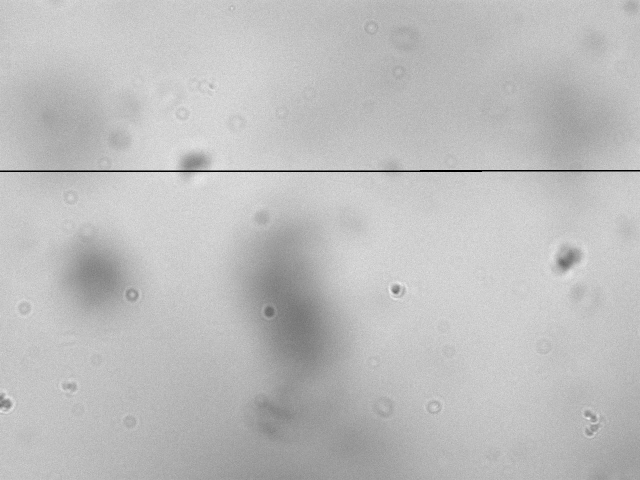
#> input picture YOLO_Scripts/images/Image 32339.jpg, 1280 x 960 px (shown at 1/2 size)
$ python -i count_and_size.py   (imports and definitions only)
#> lines starting #> are read from the running program, lines starting #| are printed output that depends on the picture
#> further down, picture is the input picture: shape (960, 1280, 3); min 0, max 250, mean 189.2


# Written by Richard Yu (ry275@cornell.edu)

import sys
import cv2


# Returns: A 2-dimensional list/grid that contains value True or False, which denotes whether a coordinate is a
# "near-white" pixel (R >= 225, G >= 225, B >= 225) or not
# Requires: an RGB 3-dimensional list/picture
def whitePixels(grid):
    res = [[True for y in range(len(grid[0]))] for x in range(len(grid))]
    for i in range(len(grid)):
        for j in range(len(grid[i])):
            curPixel = grid[i][j]
            for rgb in curPixel:
                if rgb < 225:
                    res[i][j] = False
                    break
    return res


# Returns: the count of non-zero (black) pixels for an inputted picture/3-dimensional list
# Requires: a 3-dimensinoal list/picture

def nonBlackPixels(img):
    return cv2.countNonZero(img)


# Returns: scales down img's [i],[j] dimensions by a factor of 5, effectively shrinking the image to 1/25 its original size
# Requires: a 3-dimensional list/picture
def shrink5x(img):
    shrunk = cv2.resize(img, None, fx=.2, fy=.2, interpolation=cv2.INTER_CUBIC)
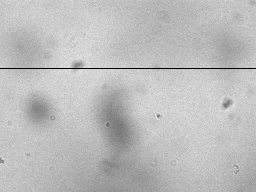
#> shrunk: shape (192, 256, 3); min 0, max 238, mean 188.8
    return shrunk


# Returns: a 5-tuple, containing the count of "near-white" pixel (R >= 225, G >= 225, B >= 225) islands, a
# list containing the counts of near-white pixels for each individual island, the total count of near-white pixels,
# the total count of non-black pixels, and a string explaining if there is a noticeable difference between the
# sum of individual near-white pixel counts and the total count of non-black pixels.
# Requires: an RGB 3-dimensional list/picture
def count_and_size_flocs(img):

        # Increases the recursive call stack limit to 100,000 to ensure
        # that the method does not give a "recursion/stack overflow" error
    sys.setrecursionlimit(100000)

    # Shrinks img to reduce the number of pixels this method has to iterate over
    shrunk = shrink5x(img)
    shrunk = whitePixels(shrunk)
#> in whitePixels, `res = [[True for y in range(len(grid[0]))] for x in range(len(grid))]`: res = 192 items
#> shrunk = 192 items
    islands = 0

    i_flocBounds = []
    j_flocBounds = []

    for i in range(len(shrunk)):
        for j in range(len(shrunk[i])):
            if shrunk[i][j] == True:
                iCoords = [i]
                jCoords = [j]
                part_of_island(i, j, shrunk, iCoords, jCoords)
                i_flocBounds_raw = (
                    [min(iCoords) * 5 - 5, max(iCoords) * 5 + 5])
                j_flocBounds_raw = (
                    [min(jCoords) * 5 - 5, max(jCoords) * 5 + 5])
                if (i_flocBounds_raw[0] <= 0):
                    i_flocBounds_raw[0] = 0
                if (i_flocBounds_raw[1] >= len(img) - 1):
                    i_flocBounds_raw[1] = len(img) - 1
                if (j_flocBounds_raw[0] <= 0):
                    j_flocBounds_raw[0] = 0
                if (j_flocBounds_raw[1] >= len(img[0]) - 1):
                    j_flocBounds_raw[1] = len(img[0]) - 1
                i_flocBounds.append(i_flocBounds_raw)
                j_flocBounds.append(j_flocBounds_raw)
                islands += 1
#> after the loop, i_flocBounds = 48 pairs, first value 105 to 830, second value 115 to 840; islands = 48; j_flocBounds = 48 pairs, first value 0 to 1170, second value 5 to 1180

    flocAreas = whitePixelAreas(i_flocBounds, j_flocBounds, img)
    nonBlacks = nonBlackPixels(cv2.cvtColor(img, cv2.COLOR_BGR2GRAY))
    flocAreasTotal = sum(flocAreas)
    description = ""
    if (abs(flocAreasTotal - nonBlacks) >= (nonBlacks/5)):
        description = "There is GREATER THAN a 20% discrepancy between the sum of individual near-white pixel counts and the total count of non-black pixels! There are many non-black AND non-near-white pixels!"
    else:
        description = "There is LESS THAN a 20% discrepancy between the sum of individual near-white pixel counts and the total count of non-black pixels."
    return flocAreas


# Returns: nothing, but sets all adjacent near-white pixels to black pixels and appends the coordinates of adjacent
# near-white pixels to a list of [i] coordinates and a list of [j] coordinates
# Requires: a single [i][j] coordinate of a near-white pixel for a 3-dimensional list/picture,
# a T/F 2-dimensional list/grid, a list of [i] cooridinates for adjacent near-white pixels,
# and a list of [j] coodinates for adjacent near-white pixels.
def part_of_island(i, j, grid, iCoords, jCoords):
    if i < 0 or j < 0 or i == len(grid) or j == len(grid[i]) or (grid[i][j] == False):
        return
    else:
        grid[i][j] = False
        iCoords.append(i)
        jCoords.append(j)
    part_of_island(i, j+1, grid, iCoords, jCoords)
    part_of_island(i, j-1, grid, iCoords, jCoords)
    part_of_island(i+1, j, grid, iCoords, jCoords)
    part_of_island(i-1, j, grid, iCoords, jCoords)
    part_of_island(i+1, j+1, grid, iCoords, jCoords)
    part_of_island(i+1, j-1, grid, iCoords, jCoords)
    part_of_island(i-1, j+1, grid, iCoords, jCoords)
    part_of_island(i-1, j-1, grid, iCoords, jCoords)


# Returns: a 2-dimensional list that is a "subgrid" of the inputted 2-dimensional list
# Requires: a min [j] and max [j] coordinate, a min [i] and max [i] coordinate, and a 2-dimensional list (a grid)
def getsubgrid(j1, i1, j2, i2, grid):
    return [item[j1:j2] for item in grid[i1:i2]]


# Returns: a list containing the counts of near-white pixels for every "near-white pixel island" in a picture
# Requires: a list of tuples containing the [i] coordinate bounds and a list of tuples containing
# the [j] coordinate bounds that locates each near-white pixel island for an inputted RGB 3-dimensional list/picture.
def whitePixelAreas(i_flocBounds, j_flocBounds, img):
    subgrids = []
    floc = 0
    for flocBound in i_flocBounds:
        i_Bounds = i_flocBounds[floc]
        j_Bounds = j_flocBounds[floc]
        subgrids.append(getsubgrid(
            j_Bounds[0], i_Bounds[0], j_Bounds[1], i_Bounds[1], img))
        floc = floc+1
#> this loop made 48 passes
#> (i_Bounds, j_Bounds) on passes 1 to 12: ([105, 115], [360, 370]), ([155, 165], [345, 355]), ([185, 195], [335, 345]), ([185, 195], [450, 460]), ([200, 210], [415, 425]), ([220, 230], [425, 435]), ([235, 245], [380, 390]), ([240, 250], [315, 325]), ([240, 255], [350, 365]), ([265, 280], [440, 450]), ([270, 280], [385, 395]), ([275, 285], [415, 425])
#> after the loop, floc = 48; subgrids = 48 items

    whitePixelGrids = []
    for subgrid in subgrids:
        whitePixelGrids.append(whitePixels(subgrid))
#> this loop made 48 passes
#> after the loop, whitePixelGrids = 48 items

    flocAreas = []
    for img in whitePixelGrids:
        pixels = 0
        for i in range(len(img)):
            for j in range(len(img[i])):
                if img[i][j] == True:
                    pixels = pixels + 1
        flocAreas.append(pixels)
#> after the loop, flocAreas = 48 values, max 33 at index 22, min 1 at index 0, mean 6.29
    return flocAreas


# Example usage

>>> import cv2
>>> picture = cv2.imread('../../YOLO_Scripts/images/Image 32339.jpg')
>>> result = count_and_size_flocs(picture)
#> in count_and_size_flocs, `nonBlacks = nonBlackPixels(cv2.cvtColor(img, cv2.COLOR_BGR2GRAY))`: nonBlacks = 1226602
#> in count_and_size_flocs, `flocAreasTotal = sum(flocAreas)`: flocAreasTotal = 302
#> result has the same summary as flocAreas in whitePixelAreas

$ run again, on YOLO_Scripts/images/Image 32342.jpg
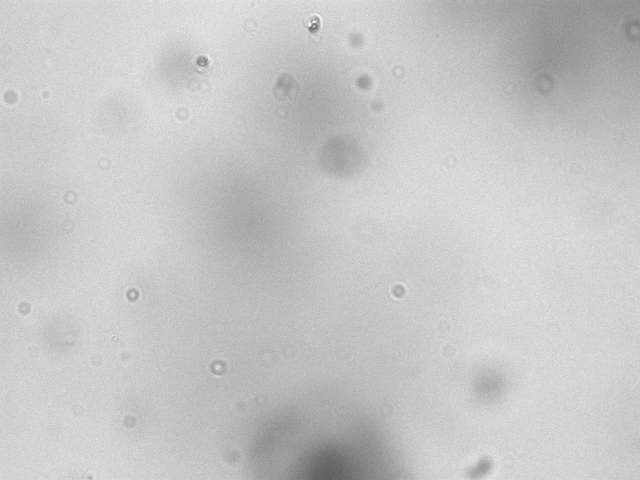
#> input picture YOLO_Scripts/images/Image 32342.jpg, 1280 x 960 px (shown at 1/2 size)
#> picture is the input picture: shape (960, 1280, 3); min 84, max 255, mean 198
#> in shrink5x, `shrunk = cv2.resize(img, None, fx=.2, fy=.2, interpolation=cv2.INTER_C..`:
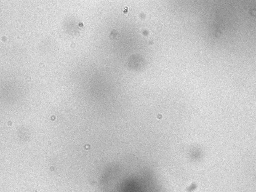
#> shrunk: shape (192, 256, 3); min 90, max 252, mean 198
#> res = 192 items
#> after the loop in count_and_size_flocs, `for i in range(len(shrunk)):`: i_flocBounds = 392 pairs, first value 0 to 950, second value 5 to 959; islands = 392; j_flocBounds = 392 pairs, first value 0 to 1270, second value 10 to 1279
#> the loop in whitePixelAreas, `for flocBound in i_flocBounds:` made 392 passes
#> (i_Bounds, j_Bounds) on passes 1 to 3: ([0, 5], [200, 210]), ([0, 5], [280, 290]), ([0, 5], [340, 350])
#> after the loop in whitePixelAreas, `for flocBound in i_flocBounds:`: floc = 392; subgrids = 392 items
#> after the loop in whitePixelAreas, `for img in whitePixelGrids:`: flocAreas = 392 values, max 215 at index 5, min 1 at index 74, mean 11.32
#> nonBlacks = 1228800
#> flocAreasTotal = 4437
#> result has the same summary as flocAreas in whitePixelAreas

$ run again, on YOLO_Scripts/images/Image 32343.jpg
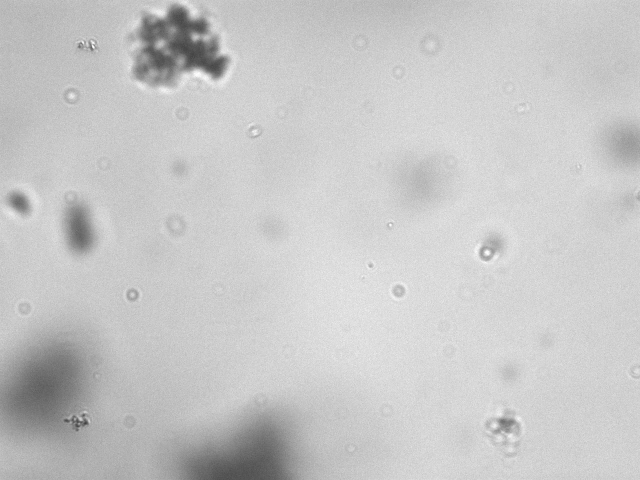
#> input picture YOLO_Scripts/images/Image 32343.jpg, 1280 x 960 px (shown at 1/2 size)
#> picture is the input picture: shape (960, 1280, 3); min 60, max 255, mean 199.1
#> in shrink5x, `shrunk = cv2.resize(img, None, fx=.2, fy=.2, interpolation=cv2.INTER_C..`:
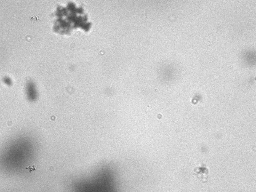
#> shrunk: shape (192, 256, 3); min 64, max 255, mean 199.1
#> res = 192 items
#> after the loop in count_and_size_flocs, `for i in range(len(shrunk)):`: i_flocBounds = 557 pairs, first value 0 to 950, second value 10 to 959; islands = 557; j_flocBounds = 557 pairs, first value 10 to 1260, second value 25 to 1270
#> the loop in whitePixelAreas, `for flocBound in i_flocBounds:` made 557 passes
#> (i_Bounds, j_Bounds) on passes 1 to 3: ([0, 10], [360, 375]), ([15, 30], [300, 330]), ([15, 30], [380, 395])
#> after the loop in whitePixelAreas, `for flocBound in i_flocBounds:`: floc = 557; subgrids = 557 items
#> after the loop in whitePixelAreas, `for img in whitePixelGrids:`: flocAreas = 557 values, max 2538 at index 269, min 1 at index 8, mean 36.47
#> nonBlacks = 1228800
#> flocAreasTotal = 20312
#> result has the same summary as flocAreas in whitePixelAreas

$ run again, on YOLO_Scripts/images/Image 32345.jpg
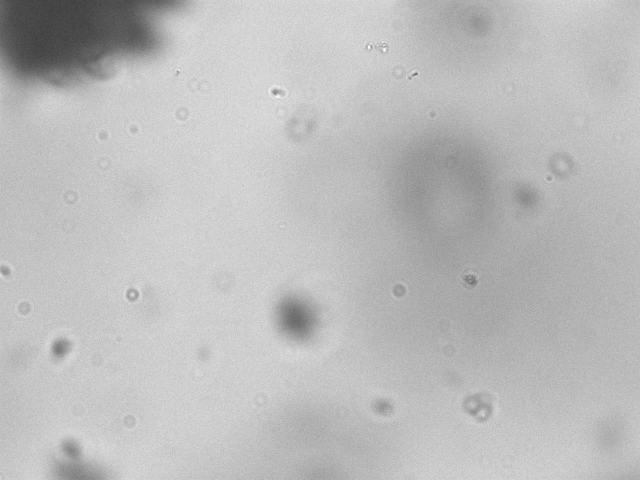
#> input picture YOLO_Scripts/images/Image 32345.jpg, 1280 x 960 px (shown at 1/2 size)
#> picture is the input picture: shape (960, 1280, 3); min 54, max 255, mean 187.9
#> in shrink5x, `shrunk = cv2.resize(img, None, fx=.2, fy=.2, interpolation=cv2.INTER_C..`:
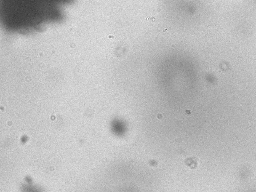
#> shrunk: shape (192, 256, 3); min 56, max 254, mean 187.9
#> res = 192 items
#> after the loop in count_and_size_flocs, `for i in range(len(shrunk)):`: i_flocBounds = 51 pairs, first value 0 to 850, second value 10 to 860; islands = 51; j_flocBounds = 51 pairs, first value 125 to 760, second value 135 to 770
#> the loop in whitePixelAreas, `for flocBound in i_flocBounds:` made 51 passes
#> (i_Bounds, j_Bounds) on passes 1 to 8: ([0, 10], [480, 490]), ([0, 10], [750, 760]), ([40, 50], [690, 705]), ([70, 80], [430, 440]), ([75, 85], [530, 545]), ([80, 100], [730, 745]), ([85, 95], [720, 730]), ([90, 100], [760, 770])
#> after the loop in whitePixelAreas, `for flocBound in i_flocBounds:`: floc = 51; subgrids = 51 items
#> the loop in whitePixelAreas, `for subgrid in subgrids:` made 51 passes
#> the loop in whitePixelAreas, `for img in whitePixelGrids:` made 51 passes
#> after the loop in whitePixelAreas, `for img in whitePixelGrids:`: flocAreas = 51 values, max 107 at index 15, min 1 at index 6, mean 6.49
#> nonBlacks = 1228800
#> flocAreasTotal = 331
#> result has the same summary as flocAreas in whitePixelAreas
